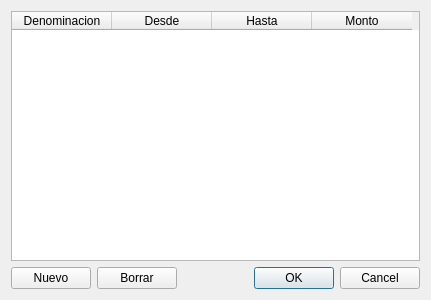
<?xml version="1.0" encoding="UTF-8"?>
<ui version="4.0">
 <class>DlgPolizas</class>
 <widget class="QDialog" name="DlgPolizas">
  <property name="geometry">
   <rect>
    <x>0</x>
    <y>0</y>
    <width>431</width>
    <height>300</height>
   </rect>
  </property>
  <property name="windowTitle">
   <string>Dialog</string>
  </property>
  <layout class="QVBoxLayout" name="verticalLayout">
   <item>
    <widget class="QTableWidget" name="tblPolizas">
     <column>
      <property name="text">
       <string>Denominacion</string>
      </property>
     </column>
     <column>
      <property name="text">
       <string>Desde</string>
      </property>
     </column>
     <column>
      <property name="text">
       <string>Hasta</string>
      </property>
     </column>
     <column>
      <property name="text">
       <string>Monto</string>
      </property>
     </column>
    </widget>
   </item>
   <item>
    <layout class="QHBoxLayout" name="horizontalLayout">
     <item>
      <widget class="QPushButton" name="btnNuevo">
       <property name="text">
        <string>Nuevo</string>
       </property>
      </widget>
     </item>
     <item>
      <widget class="QPushButton" name="btnBorrar">
       <property name="text">
        <string>Borrar</string>
       </property>
      </widget>
     </item>
     <item>
      <widget class="QDialogButtonBox" name="buttonBox">
       <property name="orientation">
        <enum>Qt::Horizontal</enum>
       </property>
       <property name="standardButtons">
        <set>QDialogButtonBox::Cancel|QDialogButtonBox::Ok</set>
       </property>
       <property name="centerButtons">
        <bool>false</bool>
       </property>
      </widget>
     </item>
    </layout>
   </item>
  </layout>
 </widget>
 <tabstops>
  <tabstop>tblPolizas</tabstop>
  <tabstop>btnNuevo</tabstop>
  <tabstop>btnBorrar</tabstop>
 </tabstops>
 <resources/>
 <connections>
  <connection>
   <sender>buttonBox</sender>
   <signal>accepted()</signal>
   <receiver>DlgPolizas</receiver>
   <slot>accept()</slot>
   <hints>
    <hint type="sourcelabel">
     <x>420</x>
     <y>289</y>
    </hint>
    <hint type="destinationlabel">
     <x>157</x>
     <y>274</y>
    </hint>
   </hints>
  </connection>
  <connection>
   <sender>buttonBox</sender>
   <signal>rejected()</signal>
   <receiver>DlgPolizas</receiver>
   <slot>reject()</slot>
   <hints>
    <hint type="sourcelabel">
     <x>420</x>
     <y>289</y>
    </hint>
    <hint type="destinationlabel">
     <x>286</x>
     <y>274</y>
    </hint>
   </hints>
  </connection>
 </connections>
</ui>
